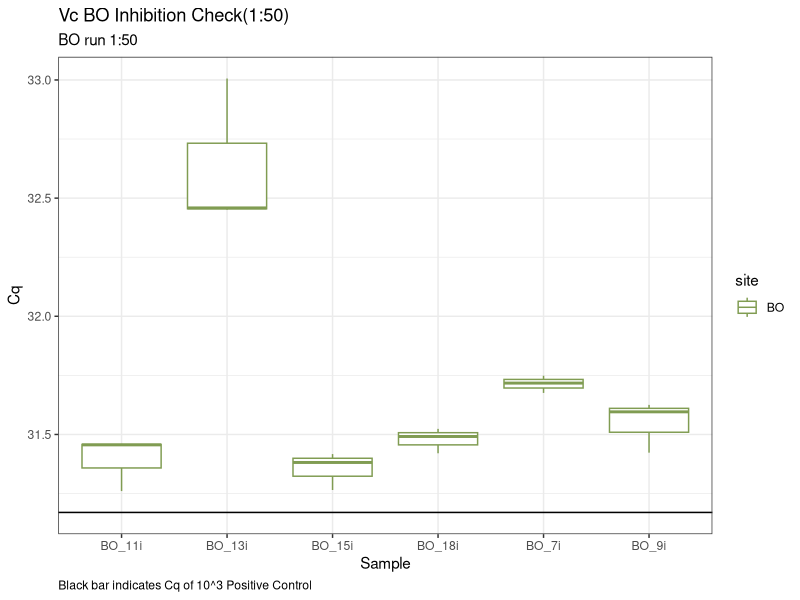
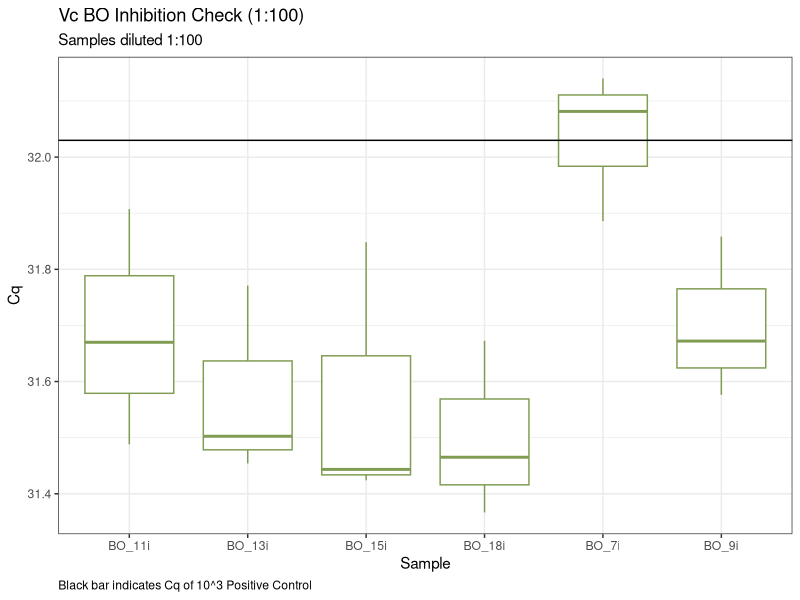

These figures' R source, in order:
## ---- chunk 1
library(here)
library(tidyverse)
library(lubridate)
## ---- chunk 2
vc<- read_csv(here("data", "raw_data","vc_bo_daily_inh_and_reg_1_50.csv")) #Run 1:50
vc_100<- read_csv(here("data", "raw_data","vc_bo_daily_inh_and_reg_1_100.csv")) #Run 1:100
## ---- chunk 3
vc<- vc %>%
  mutate(site = substr(Sample, 1,2)) %>% #Make Site column
  filter(!Content %in% "NTC") %>% #Take out NTC
  select(site, Cq, Sample) #Select colummns of interest

vc_100<- vc_100 %>%
  mutate(site = substr(Sample, 1,2)) %>% #Make Site column
  filter(!Content %in% "NTC") %>% #Take out NTC
  select(site, Cq, Sample) #Select colummns of interest
## ---- chunk 4
vc<- 
  vc %>%
  filter(grepl('i', Sample))

vc_100<- 
  vc_100 %>%
  filter(grepl('i', Sample))
## ---- chunk 5
vc %>%
  ggplot() + geom_boxplot(
    aes(x = Sample,
        y = Cq,
        color = site)) +
  geom_hline(yintercept = 31.17)+
  theme_bw()+
  labs(
    title= "Vc BO Inhibition Check(1:50)",
    subtitle = "BO run 1:50",
    caption = "Black bar indicates Cq of 10^3 Positive Control")+
  theme(
    plot.caption = element_text(hjust = 0)) +
  scale_color_manual(values = c("BO" = "#809C52",
                                "C2" = "#ba4716",
                                "RD" = "#4c848c"))
## ---- chunk 6
vc_100 %>%
  ggplot() + geom_boxplot(
    aes(x = Sample,
        y = Cq,
        color = site)) +
  geom_hline(yintercept = 32.03)+
  theme_bw()+
  labs(
    title= "Vc BO Inhibition Check (1:100)",
    subtitle = "Samples diluted 1:100",
    caption = "Black bar indicates Cq of 10^3 Positive Control")+
  theme(
    plot.caption = element_text(hjust = 0),
    legend.position = "none") +
    scale_color_manual(values = c("BO" = "#809C52",
                                "C2" = "#ba4716",
                                "RD" = "#4c848c"))
